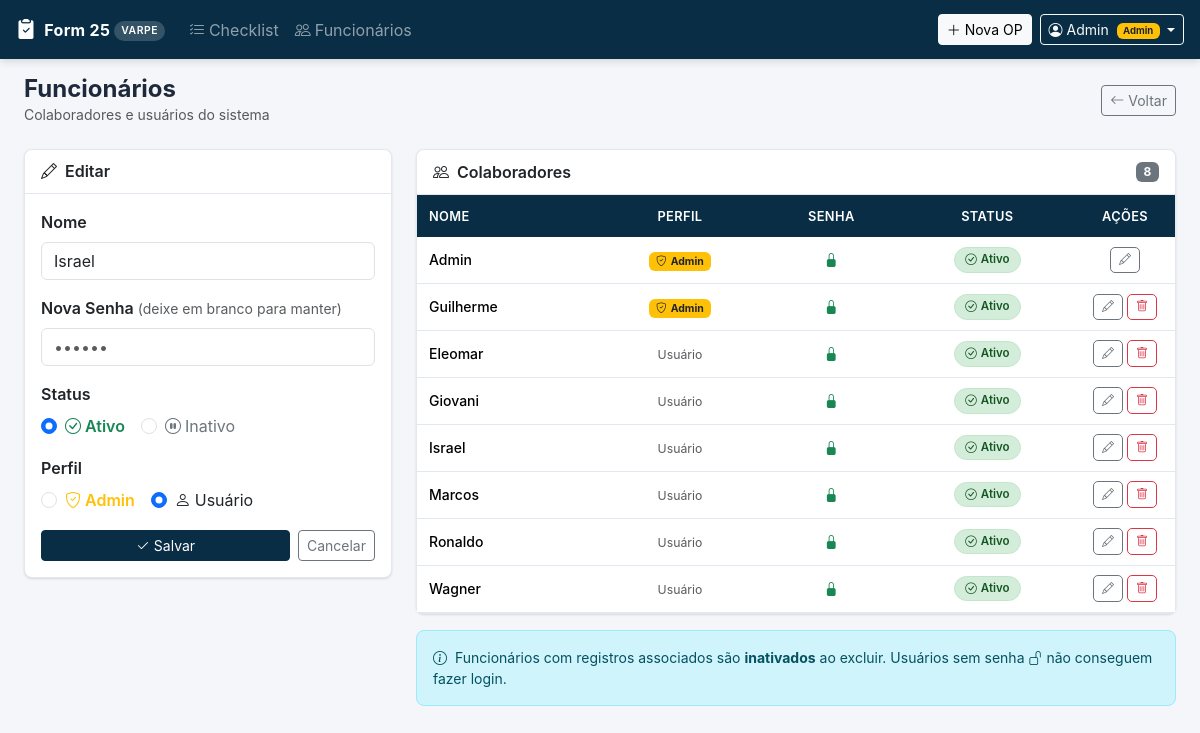
The app's page /funcionarios/editar/3 (signed in) with its own data.
### tables this page shows
CREATE TABLE funcionarios (
            id INTEGER PRIMARY KEY AUTOINCREMENT,
            nome TEXT NOT NULL UNIQUE,
            ativo INTEGER DEFAULT 1,
            created_at TEXT DEFAULT (datetime('now', 'localtime'))
        , senha_hash TEXT, is_admin INTEGER DEFAULT 0);

### app.py (the view, shortened to what this page needs)
@app.route("/funcionarios/editar/<int:func_id>", methods=["GET", "POST"])
@login_required
def funcionario_editar(func_id):
    func = db.obter_funcionario(func_id)
    if not func:
        flash("Funcionário não encontrado.", "danger")
        return redirect(url_for("funcionarios"))
    if not session.get("is_admin") and session["user_id"] != func_id:
        flash("Sem permissão.", "danger")
        return redirect(url_for("funcionarios"))
    return render_template("funcionarios.html", funcionarios=db.listar_funcionarios(),
                           modo="editar", editando=func)

### app.py (called while the page is built)
def login_required(f):
    @wraps(f)
    def decorated(*args, **kwargs):
        if "user_id" not in session:
            return redirect(url_for("login", next=request.path))
        return f(*args, **kwargs)
    return decorated

### database.py (called while the page is built)
def get_db():
    conn = sqlite3.connect(DB_PATH)
    conn.row_factory = sqlite3.Row
    return conn

def listar_funcionarios(apenas_ativos=False):
    conn = get_db()
    if apenas_ativos:
        rows = conn.execute(
            "SELECT * FROM funcionarios WHERE ativo=1 ORDER BY is_admin DESC, nome"
        ).fetchall()
    else:
        rows = conn.execute(
            "SELECT * FROM funcionarios ORDER BY ativo DESC, is_admin DESC, nome"
        ).fetchall()
    conn.close()
    return [dict(r) for r in rows]

def obter_funcionario(func_id):
    conn = get_db()
    row = conn.execute("SELECT * FROM funcionarios WHERE id=?", (func_id,)).fetchone()
    conn.close()
    return dict(row) if row else None

### templates/funcionarios.html (shortened to what this page needs)
{% extends "base.html" %}
{% block content %}
<div class="d-flex align-items-center justify-content-between mb-4 flex-wrap gap-2">
  <div>
    <h1 class="h4 mb-0 fw-bold">Funcionários</h1>
    <p class="text-muted small mb-0">Colaboradores e usuários do sistema</p>
  </div>
  <a href="{{ url_for('index') }}" class="btn btn-sm btn-outline-secondary">
    <i class="bi bi-arrow-left me-1"></i>Voltar
  </a>
</div>
<div class="row g-4">
  <div class="col-lg-4">
    <div class="card sticky-top" style="top:1rem">
      <div class="card-header">
        <h6 class="mb-0 fw-semibold">
          {% if modo == 'editar' %}<i class="bi bi-pencil me-2"></i>Editar
          {% else %}<i class="bi bi-person-plus me-2"></i>Novo Funcionário{% endif %}
        </h6>
      </div>
      <div class="card-body">
        {% if modo == 'editar' and editando %}
        <form method="post" action="{{ url_for('funcionario_editar', func_id=editando.id) }}">
          <div class="mb-3">
            <label class="form-label fw-semibold">Nome</label>
            <input type="text" name="nome" class="form-control" value="{{ editando.nome }}" required>
          </div>
          <div class="mb-3">
            <label class="form-label fw-semibold">Nova Senha <small class="text-muted fw-normal">(deixe em branco para manter)</small></label>
            <input type="password" name="senha" class="form-control" placeholder="••••••">
          </div>
          {% if session.is_admin %}
          <div class="mb-3">
            <label class="form-label fw-semibold">Status</label>
            <div class="d-flex gap-3">
              <div class="form-check">
                <input class="form-check-input" type="radio" name="ativo" id="at1" value="1" {% if editando.ativo %}checked{% endif %}>
                <label class="form-check-label text-success fw-semibold" for="at1"><i class="bi bi-check-circle me-1"></i>Ativo</label>
              </div>
              <div class="form-check">
                <input class="form-check-input" type="radio" name="ativo" id="at0" value="0" {% if not editando.ativo %}checked{% endif %}>
                <label class="form-check-label text-secondary" for="at0"><i class="bi bi-pause-circle me-1"></i>Inativo</label>
              </div>
            </div>
          </div>
          <div class="mb-3">
            <label class="form-label fw-semibold">Perfil</label>
            <div class="d-flex gap-3">
              <div class="form-check">
                <input class="form-check-input" type="radio" name="is_admin" id="ia1" value="1" {% if editando.is_admin %}checked{% endif %}>
                <label class="form-check-label fw-semibold text-warning" for="ia1"><i class="bi bi-shield-check me-1"></i>Admin</label>
              </div>
              <div class="form-check">
                <input class="form-check-input" type="radio" name="is_admin" id="ia0" value="0" {% if not editando.is_admin %}checked{% endif %}>
                <label class="form-check-label" for="ia0"><i class="bi bi-person me-1"></i>Usuário</label>
              </div>
            </div>
          </div>
          {% else %}
          <input type="hidden" name="ativo" value="1">
          {% endif %}
          <div class="d-flex gap-2">
            <button type="submit" class="btn btn-primary btn-sm flex-fill"><i class="bi bi-check2 me-1"></i>Salvar</button>
            <a href="{{ url_for('funcionarios') }}" class="btn btn-outline-secondary btn-sm">Cancelar</a>
          </div>
        </form>
        {% else %}
        <p class="text-muted small">Para editar seus dados, clique em Editar na linha do seu nome.</p>
        {% endif %}
      </div>
    </div>
  </div>
  <div class="col-lg-8">
    <div class="card">
      <div class="card-header d-flex align-items-center justify-content-between">
        <h6 class="mb-0 fw-semibold"><i class="bi bi-people me-2"></i>Colaboradores</h6>
        <span class="badge bg-secondary">{{ funcionarios|length }}</span>
      </div>
      <div class="card-body p-0">
        {% if funcionarios %}
        <div class="table-responsive">
          <table class="table table-hover mb-0">
            <thead>
              <tr>
                <th>Nome</th>
                <th class="text-center">Perfil</th>
                <th class="text-center">Senha</th>
                <th class="text-center">Status</th>
                <th class="text-center" style="width:100px">Ações</th>
              </tr>
            </thead>
            <tbody>
              {% for f in funcionarios %}
              <tr class="{% if not f.ativo %}opacity-60{% endif %}">
                <td class="fw-medium">{{ f.nome }}</td>
                <td class="text-center">
                  {% if f.is_admin %}
                    <span class="badge bg-warning text-dark"><i class="bi bi-shield-check me-1"></i>Admin</span>
                  {% else %}
                    <span class="text-muted small">Usuário</span>
                  {% endif %}
                </td>
                <td class="text-center">
                  {% if f.senha_hash %}
                    <i class="bi bi-lock-fill text-success" title="Senha definida"></i>
                  {% else %}
                    <i class="bi bi-unlock text-warning" title="Sem senha"></i>
                  {% endif %}
                </td>
                <td class="text-center">
                  {% if f.ativo %}
                    <span class="badge-func ativo"><i class="bi bi-check-circle me-1"></i>Ativo</span>
                  {% else %}
                    <span class="badge-func inativo"><i class="bi bi-pause-circle me-1"></i>Inativo</span>
                  {% endif %}
                </td>
                <td class="text-center">
                  <div class="d-flex gap-1 justify-content-center">
                    <a href="{{ url_for('funcionario_editar', func_id=f.id) }}"
                       class="btn btn-xs btn-outline-secondary" title="Editar">
                      <i class="bi bi-pencil"></i>
                    </a>
                    {% if session.is_admin and f.id != session.user_id %}
                    <form method="post" action="{{ url_for('funcionario_excluir', func_id=f.id) }}" class="d-inline"
                          onsubmit="return confirm('Excluir/inativar este funcionário?')">
                      <button type="submit" class="btn btn-xs btn-outline-danger" title="Excluir">
                        <i class="bi bi-trash"></i>
                      </button>
                    </form>
                    {% endif %}
                  </div>
                </td>
              </tr>
              {% endfor %}
            </tbody>
          </table>
        </div>
        {% else %}
        <div class="text-center py-4 text-muted">
          <i class="bi bi-people fs-2 opacity-30 d-block mb-2"></i>Nenhum funcionário cadastrado.
        </div>
        {% endif %}
      </div>
    </div>
    <div class="alert alert-info mt-3 small">
      <i class="bi bi-info-circle me-1"></i>
      Funcionários com registros associados são <strong>inativados</strong> ao excluir.
      Usuários sem senha <i class="bi bi-unlock"></i> não conseguem fazer login.
    </div>
  </div>
</div>
{% endblock %}

### templates/base.html (shortened to what this page needs)
<!DOCTYPE html>
<html lang="pt-BR">
<head>
  <link href="https://cdn.jsdelivr.net/npm/bootstrap@5.3.3/dist/css/bootstrap.min.css" rel="stylesheet">
  <link href="https://cdn.jsdelivr.net/npm/bootstrap-icons@1.11.3/font/bootstrap-icons.css" rel="stylesheet">
  <link href="{{ url_for('static', filename='css/style.css') }}" rel="stylesheet">
</head>
<body>
<nav class="navbar navbar-expand-lg navbar-dark">
  <div class="container-fluid px-3">
    <a class="navbar-brand d-flex align-items-center gap-2" href="{{ url_for('index') }}">
      <i class="bi bi-clipboard2-check-fill fs-5"></i>
      <span>Form 25 <span class="badge-varpe">VARPE</span></span>
    </a>
    <div class="collapse navbar-collapse" id="mainNav">
      <ul class="navbar-nav me-auto">
        {% if session.is_admin %}
        <li class="nav-item">
          <a class="nav-link" href="{{ url_for('checklist_admin') }}">
            <i class="bi bi-list-check me-1"></i>Checklist
          </a>
        </li>
        {% endif %}
        <li class="nav-item">
          <a class="nav-link" href="{{ url_for('funcionarios') }}">
            <i class="bi bi-people me-1"></i>Funcionários
          </a>
        </li>
      </ul>
      <div class="d-flex align-items-center gap-2 mt-2 mt-lg-0">
        {% if session.is_admin %}
        <a href="{{ url_for('novo') }}" class="btn btn-sm btn-light">
          <i class="bi bi-plus-lg me-1"></i>Nova OP
        </a>
        {% endif %}
        <div class="dropdown">
          <button class="btn btn-sm btn-outline-light dropdown-toggle" data-bs-toggle="dropdown">
            <i class="bi bi-person-circle me-1"></i>{{ session.user_nome or 'Usuário' }}
            {% if session.is_admin %}<span class="badge bg-warning text-dark ms-1" style="font-size:.6rem">Admin</span>{% endif %}
          </button>
        </div>
      </div>
    </div>
  </div>
</nav>
<div class="container-fluid px-3 px-md-4 py-3">
  {% block content %}{% endblock %}
</div>
</body>
</html>

### static/css/style.css (style rules this page uses)
:root { --azul: #082d45; --azul-medio: #1a4a6e; --azul-claro: #d0e8f5; --cinza-fundo: #f4f6f9; --cinza-borda: #e2e8f0; --ok-bg: #d4edda; --ok-text: #155724; --ok-border: #c3e6cb; --nok-bg: #f8d7da; --nok-text: #721c24; --nok-border: #f5c6cb; --na-bg: #fff3cd; --na-text: #856404; --na-border: #ffeeba; --radius: 8px; --shadow: 0 1px 3px rgba(0,0,0,.08), 0 1px 2px rgba(0,0,0,.05); }
body { background-color: var(--cinza-fundo); font-family: 'Inter', system-ui, -apple-system, sans-serif; color: #1e293b; }
.navbar { background-color: var(--azul) !important; box-shadow: 0 2px 8px rgba(0,0,0,.15); padding: 0.6rem 0; }
.navbar-brand { font-weight: 700; font-size: 1rem; letter-spacing: .3px; }
.badge-varpe { display: inline-block; background: rgba(255,255,255,0.18); color: #fff; font-size: 0.65rem; padding: 2px 7px; border-radius: 20px; font-weight: 600; letter-spacing: .5px; vertical-align: middle; }
.card { border: 1px solid var(--cinza-borda); border-radius: var(--radius); box-shadow: var(--shadow); }
.card-header { background: #fff; border-bottom: 1px solid var(--cinza-borda); padding: 0.75rem 1rem; border-radius: var(--radius) var(--radius) 0 0 !important; }
.table thead th { background: var(--azul); color: #fff; font-weight: 600; font-size: 0.8rem; text-transform: uppercase; letter-spacing: .4px; border: none; padding: 0.7rem 0.75rem; white-space: nowrap; }
.table tbody td { vertical-align: middle; font-size: 0.875rem; border-color: var(--cinza-borda); padding: 0.6rem 0.75rem; }
.btn-primary { background-color: var(--azul); border-color: var(--azul); }
.btn-xs { font-size: 0.75rem; padding: 0.25rem 0.5rem; line-height: 1.4; border-radius: 5px; }
.alert { border-radius: var(--radius); font-size: 0.875rem; }
.badge-func { display: inline-block; font-size: 0.72rem; font-weight: 600; padding: 3px 10px; border-radius: 20px; }
.badge-func.ativo { background: var(--ok-bg); color: var(--ok-text); border: 1px solid var(--ok-border); }

### records on screen
funcionarios: nome "Admin", is_admin 1 (drawn), ativo 1 (drawn)
funcionarios: nome "Israel", ativo "☑ Ativo", ativo "☐ Inativo", is_admin "☐ Admin", is_admin "☑ Usuário"
funcionarios: nome "Guilherme", is_admin 1 (drawn), ativo 1 (drawn)
funcionarios: nome "Eleomar", is_admin "Usuário", ativo 1 (drawn)
funcionarios: nome "Giovani", is_admin "Usuário", ativo 1 (drawn)
funcionarios: nome "Marcos", is_admin "Usuário", ativo 1 (drawn)
funcionarios: nome "Ronaldo", is_admin "Usuário", ativo 1 (drawn)
funcionarios: nome "Wagner", is_admin "Usuário", ativo 1 (drawn)

### other values on screen
{{ funcionarios|length }} "8"
